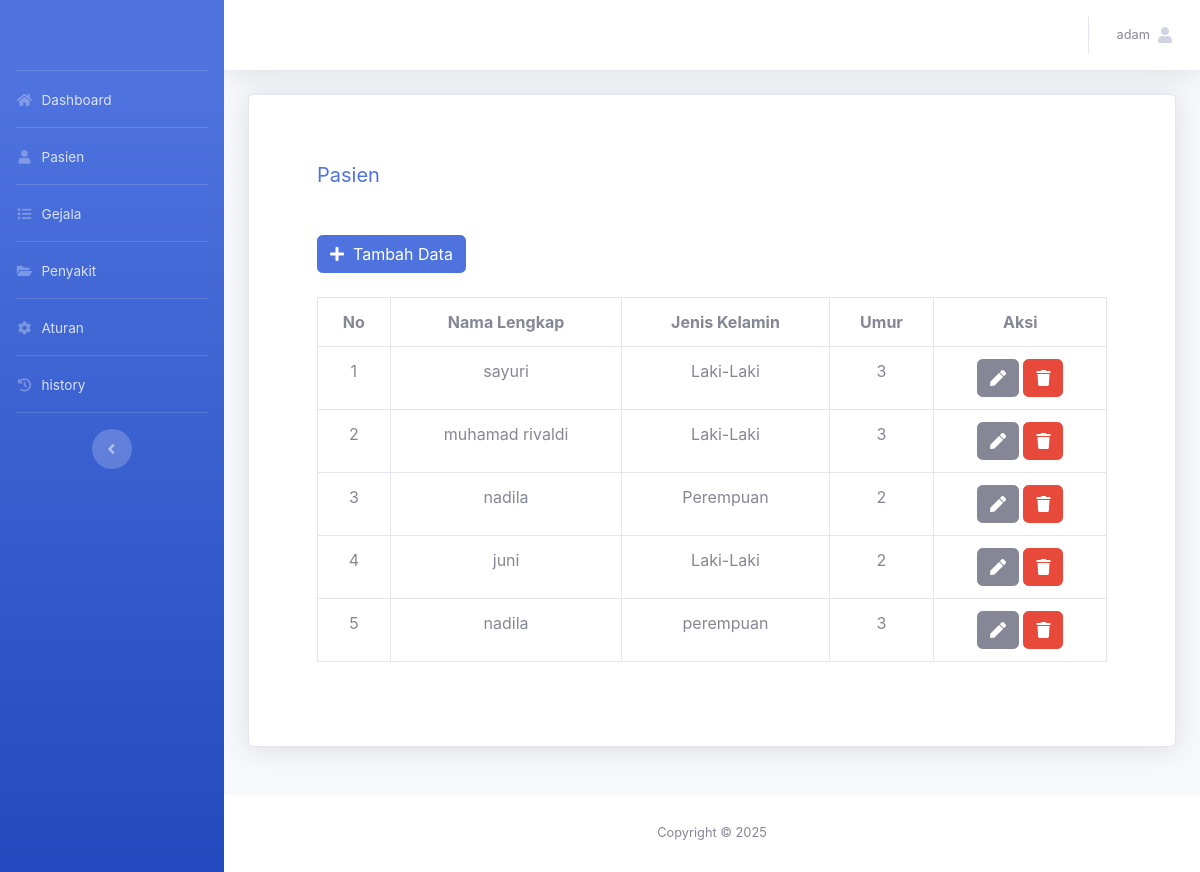
The app's page /admin/pasien.php (signed in) with its own data.
### tables this page shows
CREATE TABLE `tbl_pasien` (
  `id_pasien` int(11) NOT NULL,
  `id_admin` int(11) NOT NULL,
  `nama_lengkap` varchar(50) NOT NULL,
  `jenis_kelamin` varchar(50) NOT NULL,
  `umur` int(11) NOT NULL
);

### admin/pasien.php (the view, shortened to what this page needs)
<?php
include '../assets/conn/config.php';
include 'header.php';
?>
<div class="container">
    <div class=" card shadow p-5 mb-5">
        <div class="card-body">
            <h5 class="font-wight-bold text-primary">Pasien</h5>
        </div>
        <div class="card-body">
            <a href="pasien-simpan.php" class="btn btn-primary"><span class="fa fa-plus">
                </span>&nbsp; Tambah Data</a>
            <br>
            <br>
            <div class="table-responsive">
                <table class="table table-bordered">
                    <tr>
                        <th class="text-center">No</th>
                        <th class="text-center">Nama Lengkap</th>
                        <th class="text-center">Jenis Kelamin</th>
                        <th class="text-center">Umur</th>
                        <th class="text-center">Aksi</th>
                    </tr>
                    <?php
                    $data = mysqli_query($conn, "SELECT * FROM tbl_pasien ORDER BY id_pasien");
                    $no = 1;
                    while ($a = mysqli_fetch_array($data)) {
                        ?>
                        <tr>
                            <td class="text-center"><?= $no++ ?></td>
                            <td class="text-center"><?= $a['nama_lengkap'] ?></td>
                            <td class="text-center"><?= $a['jenis_kelamin'] ?></td>
                            <td class="text-center"><?= $a['umur'] ?></td>
                            <td class="text-center">
                                <a href="pasien-ubah.php?id_pasien=<?= $a['id_pasien'] ?>"
                                class="btn btn-secondary"><span class="fa fa-pen"></span>
                                </a>
                                <a href="pasien.php?id_pasien=<?= $a['id_pasien'] ?>
                            &aksi=hapus" class="btn btn-danger">
                                    <span class="fa fa-trash"></span></a>
                            </td>
                        </tr>
                    <?php } ?>
                </table>
            </div>
        </div>
    </div>
</div>
<?php
include 'footer.php';
?>

### admin/header.php (shortened to what this page needs)
<?php
include '../assets/conn/config.php';
?>
<!DOCTYPE html>
<html lang="en">
<head>
  <link href="../assets/vendor/fontawesome-free/css/all.min.css" rel="stylesheet" type="text/css">
  <link href="../assets/css/sb-admin-2.min.css" rel="stylesheet">
  <link href="../assets/vendor/datatables/dataTables.bootstrap4.min.css" rel="stylesheet">
</head>
<body id="page-top">
 <div id="wrapper">
  <ul class="navbar-nav bg-gradient-primary sidebar sidebar-dark accordion" id="accordionSidebar">
    <a class="sidebar-brand d-flex align-items-center justify-content-center" href="index">
    </a>
    <hr class="sidebar-divider my-0">
    <li class="nav-item">
      <a class="nav-link" href="index.php">
        <i class="fas fa-fw fa-home"></i>
        <span>Dashboard</span></a>
      </li>
      <hr class="sidebar-divider my-0">
      <li class="nav-item">
      <a class="nav-link" href="pasien.php">
        <i class="fas fa-fw fa-user"></i>
        <span>Pasien</span></a>
      </li>
      <hr class="sidebar-divider my-0">
      <li class="nav-item">
      <a class="nav-link" href="gejala.php">
        <i class="fas fa-fw fa-list"></i>
        <span>Gejala</span></a>
      </li>
      <hr class="sidebar-divider my-0">
      <li class="nav-item">
      <a class="nav-link" href="penyakit.php">
        <i class="fas fa-fw fa-folder-open"></i>
        <span>Penyakit</span></a>
      </li>
      <hr class="sidebar-divider my-0">
      <li class="nav-item">
      <a class="nav-link" href="aturan.php">
        <i class="fas fa-fw fa-cog"></i>
        <span>Aturan</span></a>
      </li>
      <hr class="sidebar-divider my-0">
      <li class="nav-item">
      <a class="nav-link" href="history.php">
        <i class="fas fa-fw fa-history"></i>
        <span>history</span></a>
      </li>
      <hr class="sidebar-divider d-none d-md-block">
      <div class="text-center d-none d-md-inline">
        <button class="rounded-circle border-0" id="sidebarToggle"></button>
      </div>
    </ul>
    <div id="content-wrapper" class="d-flex flex-column">
      <div id="content">
        <nav class="navbar navbar-expand navbar-light bg-white topbar mb-4 static-top shadow">
          <ul class="navbar-nav ml-auto">
            <li class="nav-item dropdown no-arrow">
              <a class="nav-link dropdown-toggle" href="#" id="userDropdown" role="button"
              data-toggle="dropdown" aria-haspopup="true" aria-expanded="false">
              <?php
              $username=$_SESSION['username'];
              $det=mysqli_query($conn,"select * from tbl_admin where username='$username'");
              while($d=mysqli_fetch_array($det)){
                ?>
                <span class="mr-2 d-none d-lg-inline text-gray-600 small"><?php echo $d['nama_lengkap'] ?></span>
                <?php
              }
              ?>
              <span class="fa fa-user"><span>
              </a>
          </li>
        </ul>
      </nav>
    </div>
</body>
</html>

### admin/footer.php
   <footer class="sticky-footer bg-white">
    <div class="container my-auto">
        <div class="copyright text-center my-auto">
            <span>Copyright &copy; 2025</span>
        </div>
    </div>
</footer>

### records on screen
tbl_pasien: nama_lengkap "sayuri", jenis_kelamin "Laki-Laki", umur "3"
tbl_pasien: nama_lengkap "muhamad rivaldi", jenis_kelamin "Laki-Laki", umur "3"
tbl_pasien: nama_lengkap "nadila", jenis_kelamin "Perempuan", umur "2"
tbl_pasien: nama_lengkap "juni", jenis_kelamin "Laki-Laki", umur "2"
tbl_pasien: nama_lengkap "nadila", jenis_kelamin "perempuan", umur "3"

### other values on screen
$d['nama_lengkap'] "adam"
